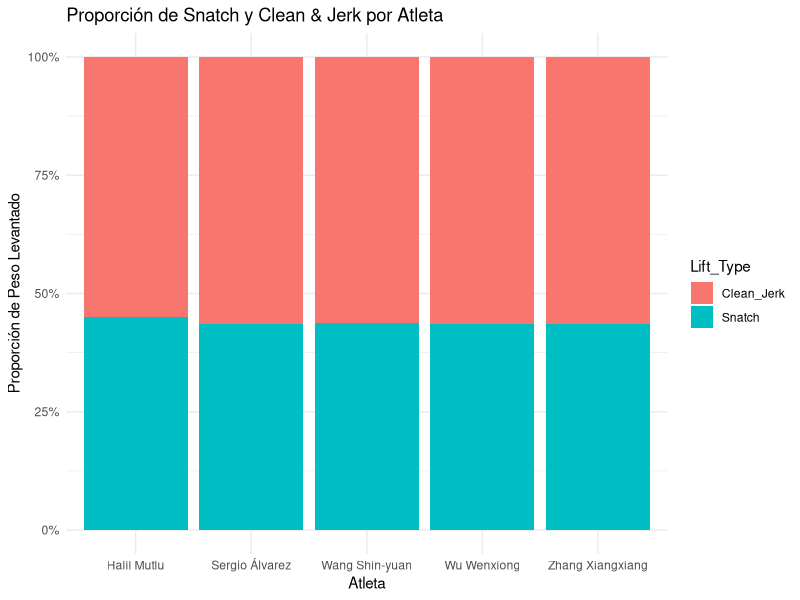

This chart was generated by the following R code:
## ---- chunk 1
1 + 1
## ---- chunk 2
#| echo: false
2 * 2
## ---- chunk 3
library(ggplot2)

# Datos: puedes importar el dataset aquí en R si fuese necesario
datos <- data.frame(
  Athlete = c("Halil Mutlu", "Wu Wenxiong", "Zhang Xiangxiang", "Wang Shin-yuan", "Sergio Álvarez"),
  Snatch = c(137.5, 125.0, 125.0, 125.0, 120.0),
  Clean_Jerk = c(167.5, 162.5, 162.5, 160.0, 155.0)
)

# Convertir los datos a formato largo (long format)
datos_largo <- tidyr::gather(datos, key = "Lift_Type", value = "Weight", Snatch, Clean_Jerk)

# Crear gráfico de barras apiladas
ggplot(datos_largo, aes(fill = Lift_Type, y = Weight, x = Athlete)) +
  geom_bar(position = "fill", stat = "identity") +
  labs(
    title = "Proporción de Snatch y Clean & Jerk por Atleta",
    x = "Atleta",
    y = "Proporción de Peso Levantado"
  ) +
  scale_y_continuous(labels = scales::percent) +
  theme_minimal()
